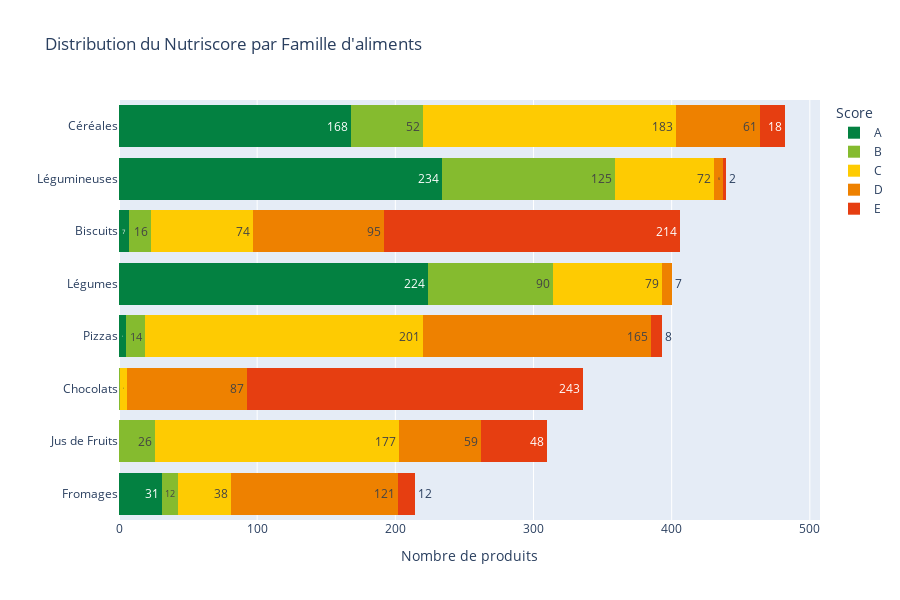

The notebook cell saved with this chart:
### Code cell
distribution_nutriscore_par_famille_d_aliments(df_final).show()

### Figure 1 — Plotly figure (JSON) as saved in the notebook; plotly's stock layout.template omitted (floating-point values rounded to 4 significant figures; data arrays with more than 128 entries replaced by an {"elided": "..."} marker saying what was removed)
{"data": [{"bingroup": "y", "hovertemplate": "Nutriscore=A<br>count=%{x}<br>Category_Label=%{y}<extra></extra>", "legendgroup": "A", "marker": {"color": "#038141", "pattern": {"shape": ""}}, "name": "A", "orientation": "h", "showlegend": true, "texttemplate": "%{value}", "type": "histogram", "xaxis": "x", "y": {"elided": "669 str values"}, "yaxis": "y"}, {"bingroup": "y", "hovertemplate": "Nutriscore=B<br>count=%{x}<br>Category_Label=%{y}<extra></extra>", "legendgroup": "B", "marker": {"color": "#85BB2F", "pattern": {"shape": ""}}, "name": "B", "orientation": "h", "showlegend": true, "texttemplate": "%{value}", "type": "histogram", "xaxis": "x", "y": {"elided": "336 str values"}, "yaxis": "y"}, {"bingroup": "y", "hovertemplate": "Nutriscore=C<br>count=%{x}<br>Category_Label=%{y}<extra></extra>", "legendgroup": "C", "marker": {"color": "#FECB02", "pattern": {"shape": ""}}, "name": "C", "orientation": "h", "showlegend": true, "texttemplate": "%{value}", "type": "histogram", "xaxis": "x", "y": {"elided": "829 str values"}, "yaxis": "y"}, {"bingroup": "y", "hovertemplate": "Nutriscore=D<br>count=%{x}<br>Category_Label=%{y}<extra></extra>", "legendgroup": "D", "marker": {"color": "#EE8100", "pattern": {"shape": ""}}, "name": "D", "orientation": "h", "showlegend": true, "texttemplate": "%{value}", "type": "histogram", "xaxis": "x", "y": {"elided": "601 str values"}, "yaxis": "y"}, {"bingroup": "y", "hovertemplate": "Nutriscore=E<br>count=%{x}<br>Category_Label=%{y}<extra></extra>", "legendgroup": "E", "marker": {"color": "#E63E11", "pattern": {"shape": ""}}, "name": "E", "orientation": "h", "showlegend": true, "texttemplate": "%{value}", "type": "histogram", "xaxis": "x", "y": {"elided": "545 str values"}, "yaxis": "y"}], "layout": {"barmode": "stack", "height": 600, "legend": {"title": {"text": "Score"}, "tracegroupgap": 0}, "title": {"text": "Distribution du Nutriscore par Famille d'aliments"}, "xaxis": {"anchor": "y", "domain": [0, 1], "title": {"text": "Nombre de produits"}}, "yaxis": {"anchor": "x", "categoryorder": "total ascending", "domain": [0, 1], "title": {"text": ""}}}}
